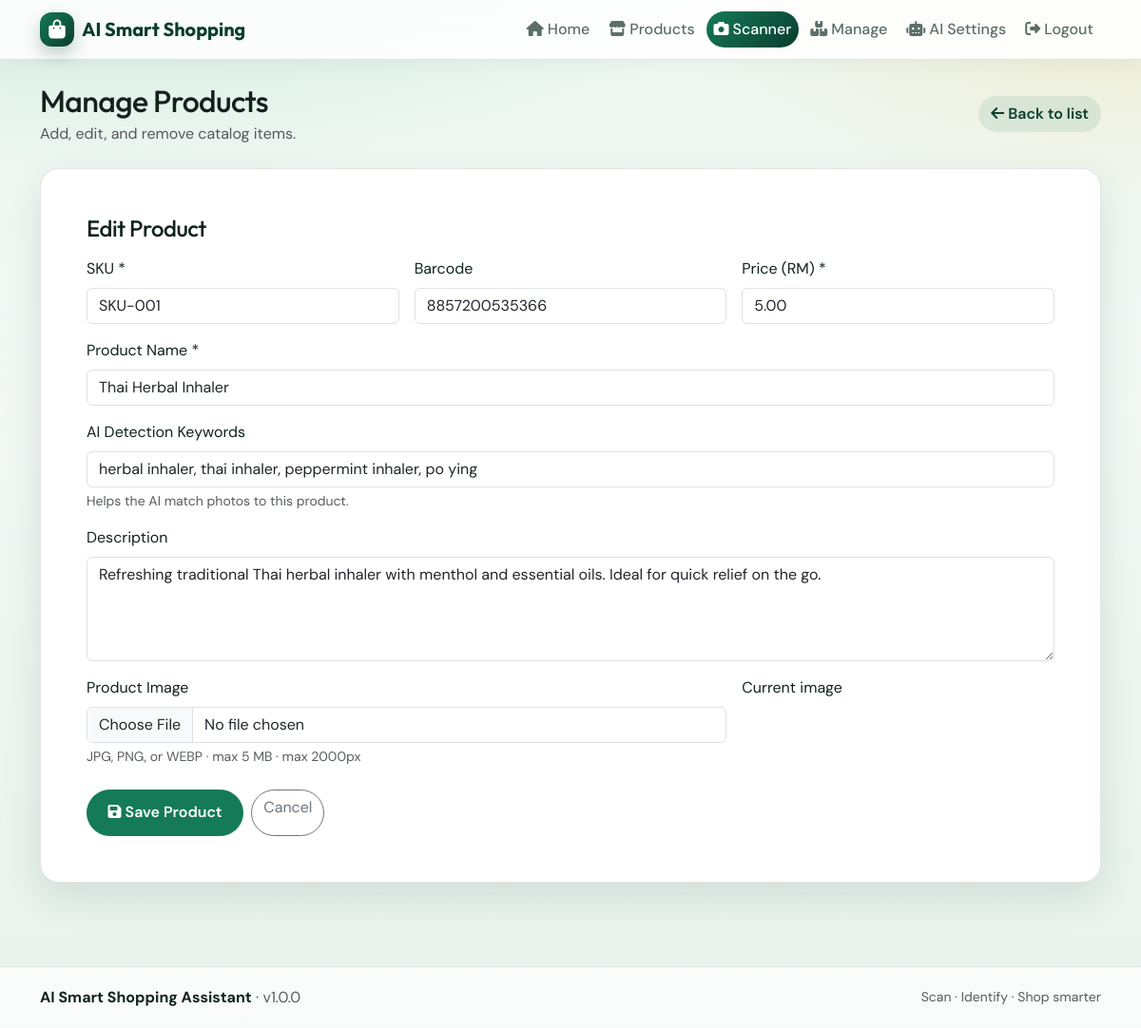
Screenshot of /admin/products.php?action=edit&id=1 (signed in) with the database file from the repository.
### tables this page shows
CREATE TABLE products (
    id INT UNSIGNED AUTO_INCREMENT PRIMARY KEY,
    sku VARCHAR(40) NOT NULL UNIQUE,
    barcode VARCHAR(64) NULL,
    name VARCHAR(120) NOT NULL,
    detect_keywords VARCHAR(255) DEFAULT NULL,
    price DECIMAL(10,2) NOT NULL DEFAULT 0.00,
    description TEXT NULL,
    image_path VARCHAR(255) NULL,
    created_at DATETIME NOT NULL DEFAULT CURRENT_TIMESTAMP,
    updated_at DATETIME NOT NULL DEFAULT CURRENT_TIMESTAMP
        ON UPDATE CURRENT_TIMESTAMP,
    INDEX idx_barcode (barcode),
    INDEX idx_name (name)
);

### includes/config.php (called while the page is built, shortened)
<?php
function detect_base_path(): string
{
    $docRoot = isset($_SERVER['DOCUMENT_ROOT']) ? realpath((string) $_SERVER['DOCUMENT_ROOT']) : false;
    $appRoot = realpath(ROOT_PATH);
    if ($docRoot && $appRoot) {
        $docRoot = str_replace('\\', '/', $docRoot);
        $appRoot = str_replace('\\', '/', $appRoot);
        if (str_starts_with(strtolower($appRoot), strtolower($docRoot))) {
            $rel = substr($appRoot, strlen($docRoot));
            $rel = '/' . trim(str_replace('\\', '/', (string) $rel), '/');
            return '';
        }
    }
    $script = $_SERVER['SCRIPT_NAME'] ?? '';
    $dir = str_replace('\\', '/', dirname($script));
    return rtrim($dir, '/');
}
function app_web_root(): string
{
    return detect_base_path();
}
function url(string $path = ''): string
{
    $path = ltrim($path, '/');
    $root = app_web_root();
    return ($root === '' ? '' : $root) . '/' . $path;
}

### includes/auth.php (called while the page is built, shortened)
<?php
function e(?string $value): string
{
    return htmlspecialchars((string) $value, ENT_QUOTES | ENT_SUBSTITUTE, 'UTF-8');
}

### includes/db.php (called while the page is built, shortened)
<?php
require_once __DIR__ . '/config.php';
function db(): PDO
{
    static $pdo = null;
    if ($pdo instanceof PDO) {
        return $pdo;
    }
    $options = [
        PDO::ATTR_ERRMODE => PDO::ERRMODE_EXCEPTION,
        PDO::ATTR_DEFAULT_FETCH_MODE => PDO::FETCH_ASSOC,
        PDO::ATTR_EMULATE_PREPARES => false,
    ];
    $preferSqlite = strtolower((string) (getenv('DB_DRIVER') ?: '')) === 'sqlite';
    if (!$preferSqlite) {
        try {
            $dsn = sprintf(
                'mysql:host=%s;dbname=%s;charset=%s',
                DB_HOST,
                DB_NAME,
                DB_CHARSET
            );
            $mysqlOptions = $options + [
                PDO::ATTR_TIMEOUT => 2,
            ];
            $pdo = new PDO($dsn, DB_USER, DB_PASS, $mysqlOptions);
            return $pdo;
        } catch (Throwable $e) {
            error_log('MySQL unavailable, trying SQLite: ' . $e->getMessage());
        }
    }
    $pdo = new PDO('sqlite:' . SQLITE_PATH, null, null, $options);
    $pdo->exec('PRAGMA foreign_keys = ON');
    return $pdo;
}

### includes/catalog.php (called while the page is built, shortened)
<?php
function find_product_by_id(int $id): ?array
{
    $stmt = db()->prepare('SELECT * FROM products WHERE id = ? LIMIT 1');
    $stmt->execute([$id]);
    $row = $stmt->fetch();
    return $row ?: null;
}

### admin/products.php (the view, shortened to what this page needs)
<?php
$action = (string) ($_GET['action'] ?? 'list');
$id = isset($_GET['id']) ? (int) $_GET['id'] : 0;
$errors = [];
$form = [
    'sku' => '',
    'barcode' => '',
    'name' => '',
    'detect_keywords' => '',
    'price' => '',
    'description' => '',
    'image_path' => null,
];
if (($action === 'edit' || $action === 'add') && $_SERVER['REQUEST_METHOD'] !== 'POST') {
    if ($action === 'edit') {
        $product = find_product_by_id($id);
        $form = [
            'sku' => $product['sku'],
            'barcode' => (string) ($product['barcode'] ?? ''),
            'name' => $product['name'],
            'detect_keywords' => (string) ($product['detect_keywords'] ?? ''),
            'price' => number_format((float) $product['price'], 2, '.', ''),
            'description' => (string) ($product['description'] ?? ''),
            'image_path' => $product['image_path'] ?? null,
        ];
    }
}
require dirname(__DIR__) . '/includes/header.php';
?>
<div class="container py-4">
    <div class="d-flex flex-wrap justify-content-between align-items-center gap-2 mb-4">
        <div>
            <h1 class="h2 display-font mb-1">Manage Products</h1>
            <p class="text-muted mb-0">Add, edit, and remove catalog items.</p>
        </div>
        <?php if ($action === 'list'): ?>
            <a class="btn btn-brand" href="<?= e(url('admin/products.php?action=add')) ?>">
                <i class="fa-solid fa-plus me-1"></i>Add Product
            </a>
        <?php else: ?>
            <a class="btn btn-soft" href="<?= e(url('admin/products.php')) ?>">
                <i class="fa-solid fa-arrow-left me-1"></i>Back to list
            </a>
        <?php endif; ?>
    </div>
    <?php if ($action === 'add' || $action === 'edit'): ?>
        <div class="surface-card p-4 p-md-5">
            <h2 class="h4 display-font mb-3"><?= $action === 'edit' ? 'Edit Product' : 'Add Product' ?></h2>
            <form method="post" enctype="multipart/form-data" novalidate>
                <div class="row g-3">
                    <div class="col-md-4">
                        <label class="form-label" for="sku">SKU *</label>
                        <input class="form-control <?= isset($errors['sku']) ? 'is-invalid' : '' ?>" id="sku" name="sku" required value="<?= e($form['sku']) ?>">
                    </div>
                    <div class="col-md-4">
                        <label class="form-label" for="barcode">Barcode</label>
                        <input class="form-control <?= isset($errors['barcode']) ? 'is-invalid' : '' ?>" id="barcode" name="barcode" value="<?= e($form['barcode']) ?>">
                    </div>
                    <div class="col-md-4">
                        <label class="form-label" for="price">Price (RM) *</label>
                        <input class="form-control <?= isset($errors['price']) ? 'is-invalid' : '' ?>" id="price" name="price" required inputmode="decimal" value="<?= e($form['price']) ?>">
                    </div>
                    <div class="col-12">
                        <label class="form-label" for="name">Product Name *</label>
                        <input class="form-control <?= isset($errors['name']) ? 'is-invalid' : '' ?>" id="name" name="name" required maxlength="120" value="<?= e($form['name']) ?>">
                    </div>
                    <div class="col-12">
                        <label class="form-label" for="detect_keywords">AI Detection Keywords</label>
                        <input class="form-control <?= isset($errors['detect_keywords']) ? 'is-invalid' : '' ?>" id="detect_keywords" name="detect_keywords" maxlength="255"
                               value="<?= e($form['detect_keywords']) ?>" placeholder="comma, separated, keywords">
                        <div class="form-text">Helps the AI match photos to this product.</div>
                    </div>
                    <div class="col-12">
                        <label class="form-label" for="description">Description</label>
                        <textarea class="form-control" id="description" name="description" rows="4"><?= e($form['description']) ?></textarea>
                    </div>
                    <div class="col-md-8">
                        <label class="form-label" for="image">Product Image</label>
                        <input class="form-control <?= isset($errors['image']) ? 'is-invalid' : '' ?>" type="file" id="image" name="image" accept=".jpg,.jpeg,.png,.webp,image/jpeg,image/png,image/webp">
                        <div class="form-text">JPG, PNG, or WEBP · max 5 MB · max 2000px</div>
                    </div>
                    <div class="col-md-4">
                        <?php if (!empty($form['image_path'])): ?>
                            <label class="form-label">Current image</label>
                            <div>
                            </div>
                        <?php endif; ?>
                    </div>
                </div>
                <div class="mt-4 d-flex gap-2">
                    <button class="btn btn-brand" type="submit"><i class="fa-solid fa-floppy-disk me-1"></i>Save Product</button>
                    <a class="btn btn-outline-secondary rounded-pill" href="<?= e(url('admin/products.php')) ?>">Cancel</a>
                </div>
            </form>
        </div>
    <?php endif; ?>
</div>
<?php require dirname(__DIR__) . '/includes/footer.php'; ?>

### assets/css/app.css (style rules this page uses)
:root { --brand: #0b3d2e; --brand-2: #147a58; --brand-3: #1fa971; --accent: #f0b429; --accent-2: #ff8a3d; --ink: #12231c; --muted: #5b6f66; --surface: #f3f8f5; --card: #ffffff; --line: rgba(11, 61, 46, 0.12); --shadow: 0 14px 40px rgba(11, 61, 46, 0.12); --radius: 1.25rem; --font: "DM Sans", system-ui, sans-serif; --display: "Outfit", "DM Sans", sans-serif; }
* { box-sizing: border-box; }
html, body { min-height: 100%; }
body { margin: 0; font-family: var(--font); color: var(--ink); background: radial-gradient(1200px 500px at 10% -10%, rgba(31, 169, 113, 0.18), transparent 60%), radial-gradient(900px 420px at 100% 0%, rgba(240, 180, 41, 0.16), transparent 55%), linear-gradient(180deg, #eef7f2 0%, var(--surface) 40%, #e8f2ec 100%); background-attachment: fixed; }
h1, h2, h3, h4, .display-font { font-family: var(--display); letter-spacing: -0.02em; }
.btn-brand { --bs-btn-bg: var(--brand-2); --bs-btn-border-color: var(--brand-2); --bs-btn-hover-bg: var(--brand); --bs-btn-hover-border-color: var(--brand); --bs-btn-color: #fff; --bs-btn-hover-color: #fff; --bs-btn-active-bg: var(--brand); --bs-btn-active-border-color: var(--brand); --bs-btn-active-color: #fff; font-weight: 600; border-radius: 999px; padding: 0.7rem 1.35rem; }
.btn-soft { background: rgba(20, 122, 88, 0.1); color: var(--brand); border: 1px solid transparent; font-weight: 600; border-radius: 999px; }
.surface-card { background: var(--card); border: 1px solid var(--line); border-radius: var(--radius); box-shadow: var(--shadow); }

### rows the page displays
products: sku "SKU-001", barcode "8857200535366", price "5.00", name "Thai Herbal Inhaler", detect_keywords "herbal inhaler, thai inhaler, peppermint inhaler, po ying", description "Refreshing traditional Thai herbal inhaler with menthol and essential oils. Ideal for quick relief on the go."

### other values shown
APP_NAME "AI Smart Shopping Assistant"
APP_VERSION "1.0.0"
